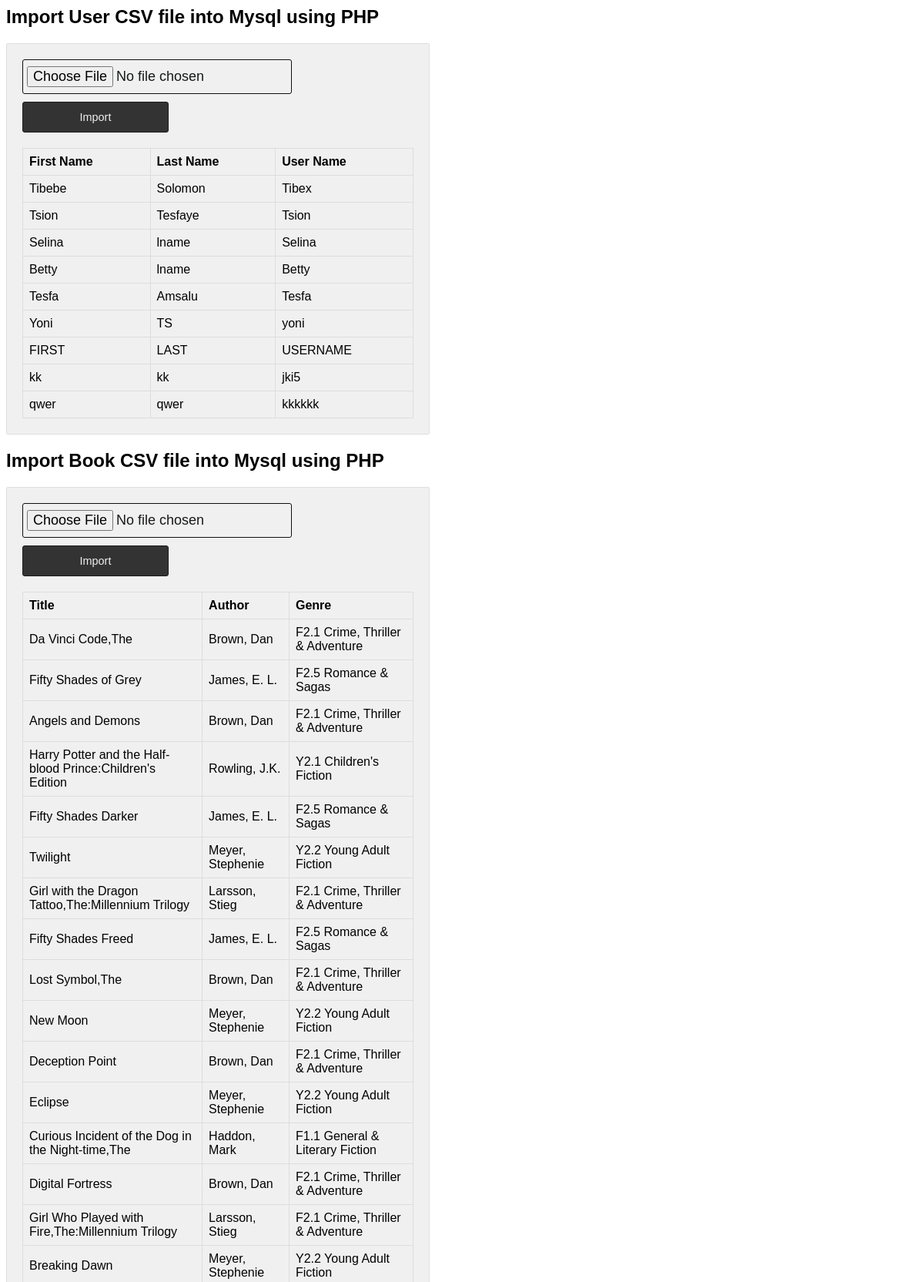
The page /admin/import.php (upper part) on the database its author committed.
### tables this page shows
CREATE TABLE `user` (
  `UserID` int(11) NOT NULL,
  `UserName` varchar(100) NOT NULL,
  `Email` varchar(50) NOT NULL,
  `PhoneNumber` int(14) NOT NULL,
  `FirstName` varchar(100) NOT NULL,
  `LastName` varchar(100) NOT NULL,
  `Password` varchar(60) NOT NULL,
  `IsAdmin` tinyint(4) NOT NULL DEFAULT 0,
  `Interests` longtext NOT NULL,
  `Cart_Id` int(11) NOT NULL DEFAULT 1,
  `CreditCard` int(11) NOT NULL
);

CREATE TABLE `books` (
  `BookID` int(11) NOT NULL,
  `Downloads` varchar(11) NOT NULL DEFAULT '0',
  `Author` varchar(50) DEFAULT NULL,
  `Title` varchar(100) NOT NULL,
  `Year` varchar(100) NOT NULL,
  `Genre` mediumtext NOT NULL,
  `Description` longtext NOT NULL,
  `Publisher` varchar(80) NOT NULL,
  `Language` varchar(50) NOT NULL,
  `Cover` varchar(100) NOT NULL,
  `Uploaded_On` datetime NOT NULL DEFAULT current_timestamp(),
  `UserID` int(11) NOT NULL,
  `Price` int(11) NOT NULL,
  `Likes` mediumint(9) NOT NULL DEFAULT 0,
  `Dislikes` mediumint(9) NOT NULL DEFAULT 0,
  `Book` varchar(255) NOT NULL,
  `Status` varchar(10) NOT NULL DEFAULT 'pending',
  `ID` int(11) NOT NULL,
  `ApporvedBy` int(11) NOT NULL
);

### models/DataSource.php (called while the page is built, shortened)
<?php
class DataSource
{
    private $conn;
    function __construct()
    {
        $this->conn = $this->getConnection();
    }
    public function getConnection()
    {
        $conn = new \mysqli(self::HOST, self::USERNAME, self::PASSWORD, self::DATABASENAME);
        $conn->set_charset("utf8");
        return $conn;
    }
    public function select($query, $paramType = "", $paramArray = array())
    {
        $stmt = $this->conn->prepare($query);
        $stmt->execute();
        $result = $stmt->get_result();
        if ($result->num_rows > 0) {
            while ($row = $result->fetch_assoc()) {
                $resultset[] = $row;
            }
        }
        if (! empty($resultset)) {
            return $resultset;
        }
    }
}
?>

### models/usermodel.php (called while the page is built, shortened)
<?php
class UserModel
{
    private $conn;
    function __construct()
    {
        require_once 'DataSource.php';
        $this->conn = new DataSource();
    }
    function getAllUser()
    {
        $sqlSelect = "SELECT * FROM user";
        $result = $this->conn->select($sqlSelect);
        return $result;
    }
}
?>

### models/bookmodel.php (called while the page is built, shortened)
<?php
class BookModel
{
    private $conn;
    function __construct()
    {
        require_once 'DataSource.php';
        $this->conn = new DataSource();
    }
    function getAllBook()
    {
        $sqlSelect = "SELECT * FROM books";
        $result = $this->conn->select($sqlSelect);
        return $result;
    }
}
?>

### admin/book-list.php (the view)
<?php
require_once "../models/bookmodel.php";
$bookModel = new BookModel();
$result = $bookModel->getAllBook();
if (! empty($result)) {
    ?>
<table id='userTable'>
    <thead>
        <tr>
            <th>Title</th>
            <th>Author</th>
            <th>Genre</th>
        </tr>
    </thead>
<?php
    foreach ($result as $row) {
        ?>
                <tbody>
        <tr>
            <td><?php  echo $row['Title']; ?></td>
            <td><?php  echo $row['Author']; ?></td>
            <td><?php  echo $row['Genre']; ?></td>
        </tr>
                    <?php
    }
    ?>
                </tbody>
</table>
<?php } ?>

### admin/user-list.php
<?php
require_once "../models/usermodel.php";
$userModel = new UserModel();
$result = $userModel->getAllUser();
if (! empty($result)) {
    ?>
<table id='userTable'>
    <thead>
        <tr>
            <th>First Name</th>
            <th>Last Name</th>
            <th>User Name</th>
        </tr>
    </thead>
<?php
    foreach ($result as $row) {
        ?>
                <tbody>
        <tr>
            <td><?php  echo $row['FirstName']; ?></td>
            <td><?php  echo $row['LastName']; ?></td>
            <td><?php  echo $row['UserName']; ?></td>
        </tr>
                    <?php
    }
    ?>
                </tbody>
</table>
<?php } ?>

### css/import.css (style rules this page uses)
.outer-scontainer table { border-collapse: collapse; width: 100%; }
.outer-scontainer th { border: 1px solid #dddddd; padding: 8px; text-align: left; }
.outer-scontainer td { border: 1px solid #dddddd; padding: 8px; text-align: left; }

### rows shown on the page
user: FirstName "Tibebe", LastName "Solomon", UserName "Tibex"
user: FirstName "Tsion", LastName "Tesfaye", UserName "Tsion"
user: FirstName "Selina", LastName "lname", UserName "Selina"
user: FirstName "Betty", LastName "lname", UserName "Betty"
user: FirstName "Tesfa", LastName "Amsalu", UserName "Tesfa"
user: FirstName "Yoni", LastName "TS", UserName "yoni"
user: FirstName "FIRST", LastName "LAST", UserName "USERNAME"
user: FirstName "kk", LastName "kk", UserName "jki5"
user: FirstName "qwer", LastName "qwer", UserName "kkkkkk"
books: Title "Da Vinci Code,The", Author "Brown, Dan", Genre "F2.1 Crime, Thriller & Adventure"
books: Title "Fifty Shades of Grey", Author "James, E. L.", Genre "F2.5 Romance & Sagas"
books: Title "Angels and Demons", Author "Brown, Dan", Genre "F2.1 Crime, Thriller & Adventure"
books: Title "Harry Potter and the Half-blood Prince:Children's Edition", Author "Rowling, J.K.", Genre "Y2.1 Children's Fiction"
books: Title "Fifty Shades Darker", Author "James, E. L.", Genre "F2.5 Romance & Sagas"
books: Title "Twilight", Author "Meyer, Stephenie", Genre "Y2.2 Young Adult Fiction"
books: Title "Girl with the Dragon Tattoo,The:Millennium Trilogy", Author "Larsson, Stieg", Genre "F2.1 Crime, Thriller & Adventure"
books: Title "Fifty Shades Freed", Author "James, E. L.", Genre "F2.5 Romance & Sagas"
books: Title "Lost Symbol,The", Author "Brown, Dan", Genre "F2.1 Crime, Thriller & Adventure"
books: Title "New Moon", Author "Meyer, Stephenie", Genre "Y2.2 Young Adult Fiction"
books: Title "Deception Point", Author "Brown, Dan", Genre "F2.1 Crime, Thriller & Adventure"
books: Title "Eclipse", Author "Meyer, Stephenie", Genre "Y2.2 Young Adult Fiction"
books: Title "Curious Incident of the Dog in the Night-time,The", Author "Haddon, Mark", Genre "F1.1 General & Literary Fiction"
books: Title "Digital Fortress", Author "Brown, Dan", Genre "F2.1 Crime, Thriller & Adventure"
books: Title "Girl Who Played with Fire,The:Millennium Trilogy", Author "Larsson, Stieg", Genre "F2.1 Crime, Thriller & Adventure"
books: Title "Breaking Dawn", Author "Meyer, Stephenie", Genre "Y2.2 Young Adult Fiction"
